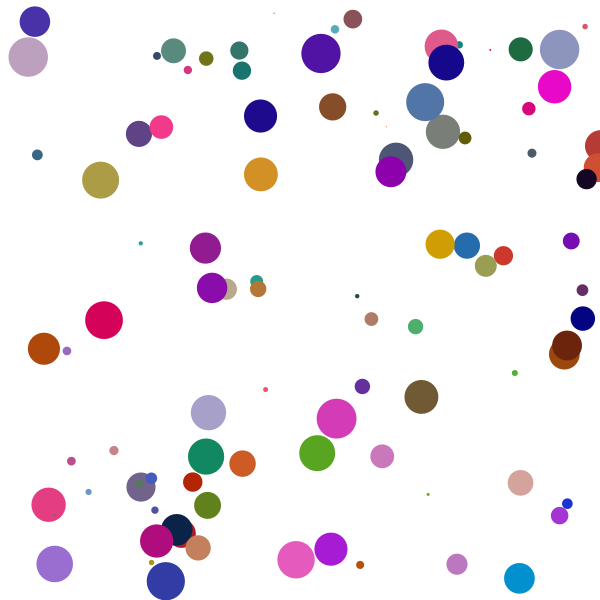
Frame 1 (no input)
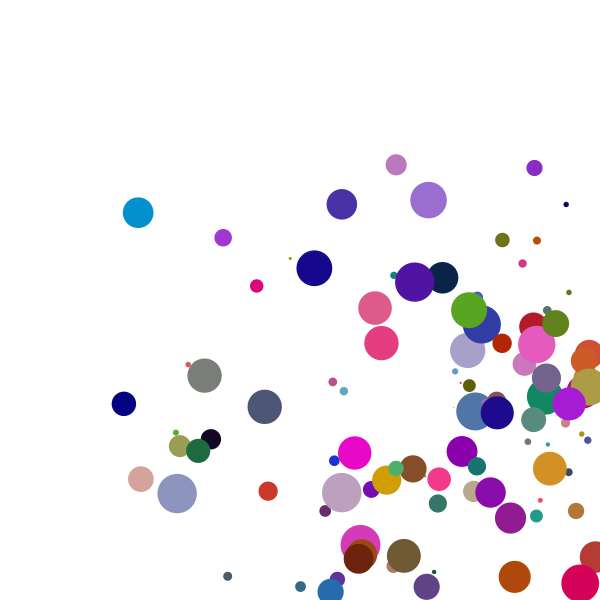
Frame 60 (the mouse pressed at the canvas centre just before this capture)
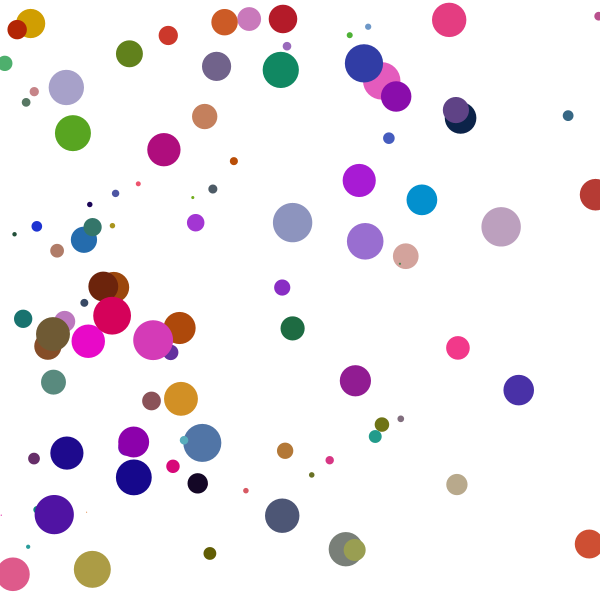
Frame 120 (the mouse held since frame 60 and released just before this capture)

The Processing sketch that drew these frames (run headless with seeded random() and noise(); from frame 60 on, the mouse is pressed at the canvas centre):

// Processing sketch: processing_119203
// ── processing_119203.pde

//variables
int numBoles = 100; //numero de boles

//matrius de poscicions
float[] X = new float[numBoles];
float[] Y = new float[numBoles];
float[] vX = new float[numBoles];
float[] vY = new float[numBoles];
float[] r = new float[numBoles];
float[] colorR= new float[numBoles];
float[] colorG= new float[numBoles];
float[] colorB= new float[numBoles];


void setup() {
  size(600, 600);
  noStroke();

  //posicions, velocitats i colors
  for (int i = 0; i<numBoles; i++) {
    X[i]=random(0,width-r[i]-1);
    Y[i]=random(0,height-r[i]-1);
    vX[i]=random(4,9);
    vY[i]=random(3,8);
    r[i]=random(1,40);
    colorR[i]=random(245);
    colorG[i]=random(189);
    colorB[i]=random(214);
  }
}

void draw() {
  background(255);
  
  //actualitzacio posicions
  for (int i = 0; i<numBoles; i++) {
    X[i] = X[i] + vX[i];
    Y[i] = Y[i] + vY[i];

    //moviment

    //limits-posicio X
    if ((X[i]>width-r[i]/2)||(X[i]<r[i]/2)) {
      vX[i] = -vX[i];
    } 
    //limits-posicio Y
    if ((Y[i]>height-r[i]/2)||(Y[i]<r[i]/2)) {
      vY[i] = -vY[i];
    } 

    //boles
    fill(colorR[i], colorG[i], colorB[i]);
    ellipse(X[i], Y[i], r[i], r[i]);
  }
}
